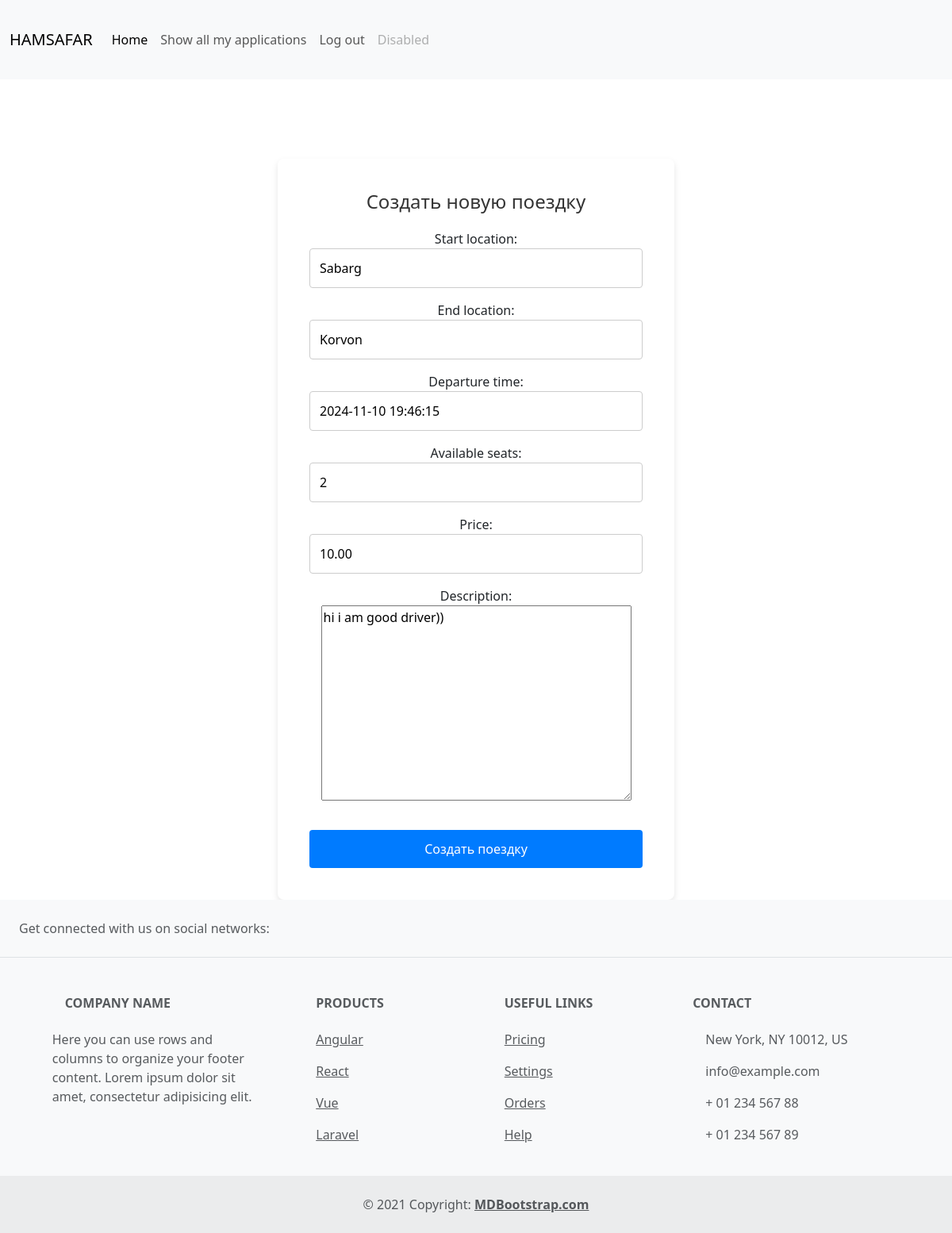
The page /trip/1/edit/ (signed in) on the database its author committed.
### hamsafar/models.py (models this page shows, shortened)
class Trip(models.Model):
    driver = models.ForeignKey(User, on_delete=models.CASCADE, related_name='trips')
    start_location = models.CharField(max_length=255)
    end_location = models.CharField(max_length=255)
    departure_time = models.DateTimeField()
    available_seats = models.IntegerField()
    price = models.DecimalField(max_digits=10, decimal_places=2)
    description = models.TextField(blank=True)
    created_at = models.DateTimeField(auto_now_add=True)

### hamsafar/views.py (the view)
# urls.py: path('trip/<int:pk>/edit/', TripUpdateView.as_view(), name='trip_update'),
class TripUpdateView(LoginRequiredMixin, UpdateView):
    model = Trip
    template_name = 'trip_form.html'
    fields = ['start_location', 'end_location', 'departure_time', 'available_seats', 'price', 'description']
    success_url = reverse_lazy('home')
    def get_queryset(self):
        return Trip.objects.filter(driver=self.request.user)

### templates/trip_form.html (shortened to what this page needs)
{% extends "base.html" %}
{% block content %}
{% if user.is_authenticated %}
  <div class="trip-create-container">
    <h1>Создать новую поездку</h1>
    <form method="POST">
      <div class="form-field">
        {{ form.as_p }}
      </div>
      <button type="submit" class="btn">Создать поездку</button>
    </form>
  </div>
  {% else %}
  <h1>You are not logged in</h1>
  <a href="{% url "login" %}">log in</a>
{% endif %}
{% endblock %}

### templates/trip_form.html (style rules this page uses)
.trip-create-container { background-color: #fff; padding: 40px; border-radius: 8px; box-shadow: 0 4px 8px rgba(0, 0, 0, 0.1); width: 100%; max-width: 500px; text-align: center; margin: auto; }
h1 { margin-bottom: 20px; font-size: 24px; color: #333; }
form { display: flex; flex-direction: column; }
.form-field { margin-bottom: 15px; }
input[type="text"], input[type="number"], input[type="datetime-local"], input[type="text"] { width: 100%; padding: 12px; border: 1px solid #ccc; border-radius: 4px; font-size: 16px; transition: border-color 0.3s ease; }
button[type="submit"] { background-color: #007BFF; color: #fff; border: none; padding: 12px; border-radius: 4px; font-size: 16px; cursor: pointer; transition: background-color 0.3s ease; }

### rows shown on the page
Trip: start_location "Sabarg", end_location "Korvon", departure_time "2024-11-10 19:46:15", available_seats "2", price "10.00", description "hi i am good driver))"
